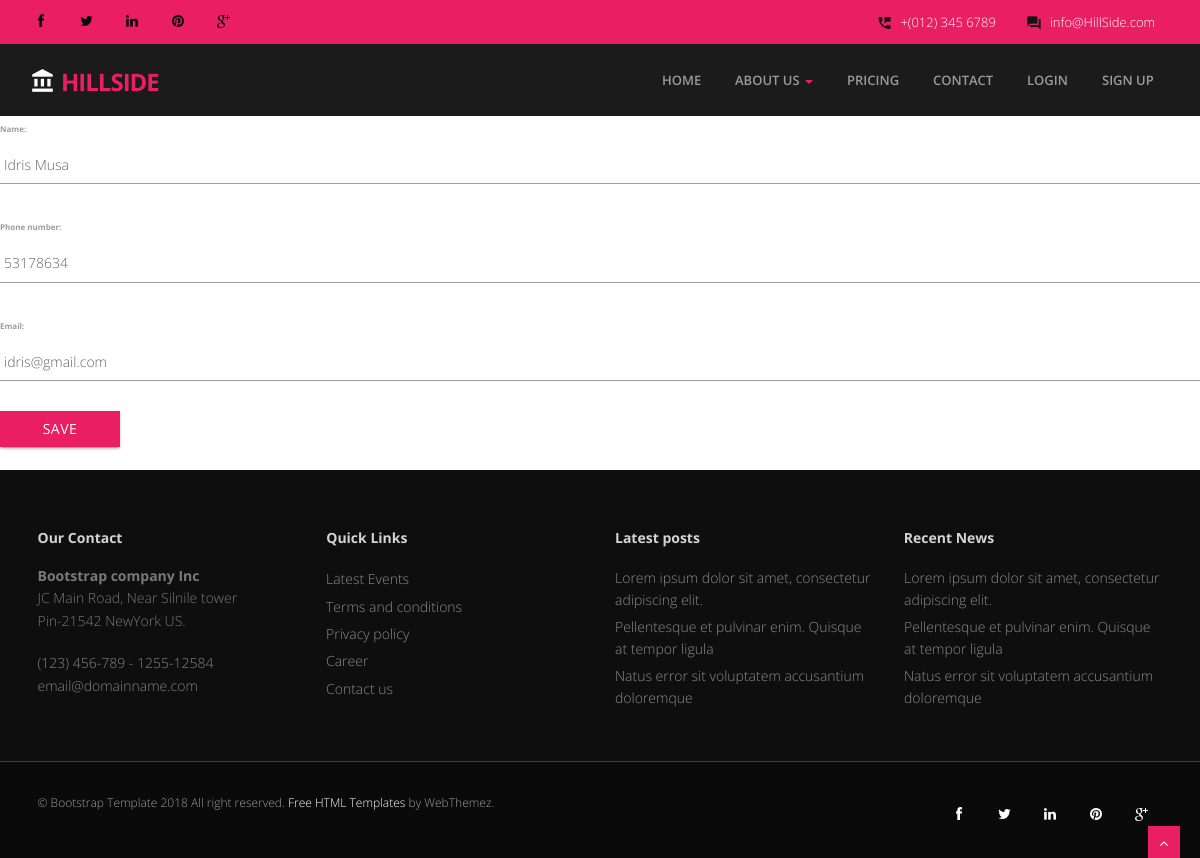
The page /edit-profile/1 on the database its author committed.
### estate/models.py (models this page shows, shortened)
class Agents(models.Model):
    name = models.CharField( max_length=80)
    phone_number = models.IntegerField(blank=True)
    email = models.EmailField( max_length=254)
    image = models.ImageField( upload_to='static/images')

### estate/views.py (the view)
# urls.py: path('edit-profile/<str:id>', views.edit_profile, name="edit-profile"),
def edit_profile(request, id):
    form = Agents.objects.get(id=id)
    frm = ProfileForm(instance=form)
    if request.method == 'POST':
        frm = ProfileForm(request.POST, instance=form)
        if frm.is_valid():
            frm.save()
            return redirect("home")
    context = {"frm": frm}
    return render(request, "estate/edit_profile.html", context)

### estate/forms.py
class ProfileForm(ModelForm):
    class Meta:
        model = Agents
        fields = ("name","phone_number", "email")

### estate/templates/estate/edit_profile.html (shortened to what this page needs)
{% extends 'estate/navbar.html' %}
{% block content %}
<form method="post">
    {{frm.as_p}}
    <button type="submit" class="btn btn-primary">Save</button>
</form>
{% endblock content %}

### estate/static/css/style.css (style rules this page uses)
body { font-family:'Open Sans', Arial, sans-serif; font-weight:300; line-height:1.6em; color:#656565; font-size: 1.4em; background: #ffffff; }
input, button, select, textarea { border-radius: 0px !important; }
.btn { text-align: center;color: #FFFFFF;background: #e91e63;border-color: #e91e63;width: 120px;border-radius: 0; }

### rows shown on the page
Agents: name "Idris Musa", phone_number "53178634", email "idris@gmail.com"
